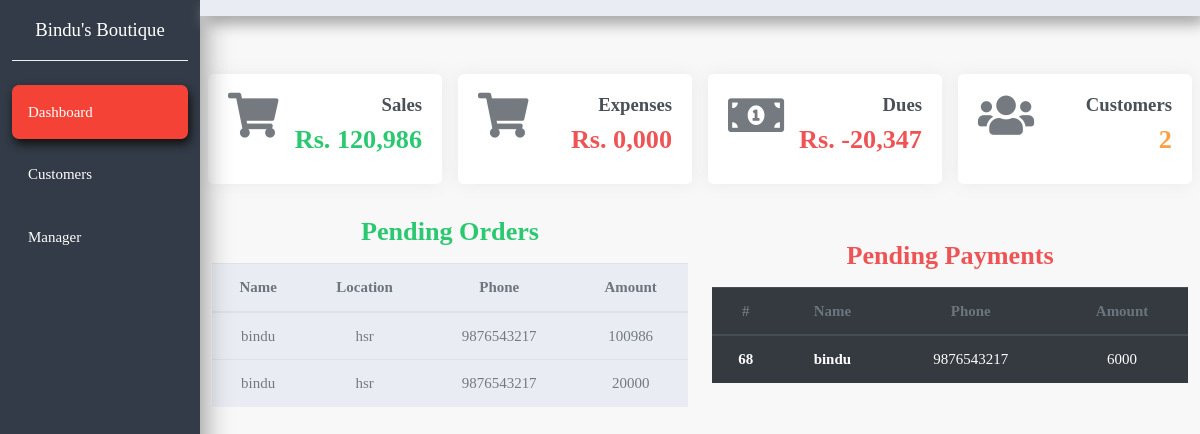
The app's page /, older data.
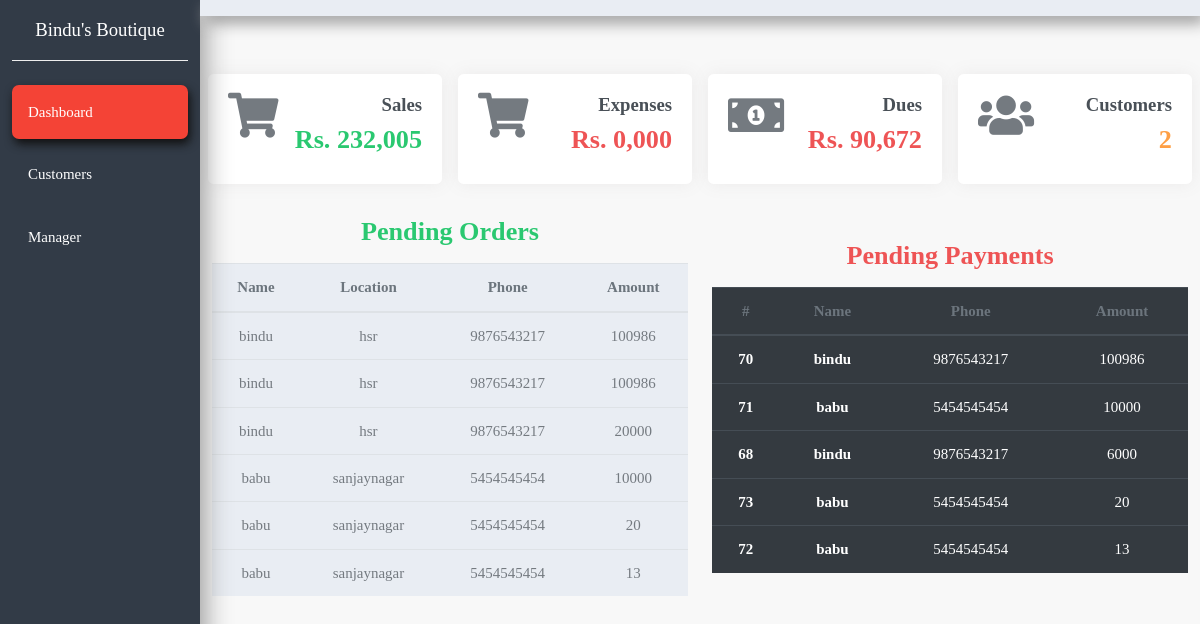
The same page, newer data.
### crm/models.py (models this page shows, shortened)
class Order(models.Model):
    customer = models.ForeignKey(Customer, null= True, on_delete= models.SET_NULL)
    category = models.CharField(max_length=1,default='S',null=True)
    gold_rate = models.DecimalField(max_digits=10,decimal_places=2,null=True,default=0.00)
    cost = models.IntegerField(null=True, blank=True,default=0)
    paid = models.IntegerField(null=True, blank=True,default=0)
    balance = models.IntegerField(null=True, blank=True,default=0)
    qty = models.IntegerField(null=True, blank=True,default=1)
    date_created = models.DateTimeField(auto_now_add=True, null=True)

class Customer(models.Model):
    name = models.CharField(max_length=200, null=True)
    phone = models.CharField(max_length=200, null=True)
    address = models.CharField(max_length=200, null=True)
    date_created = models.DateTimeField(auto_now_add=True, null=True)
    def __str__(self):
        return self.name

### crm/views.py (the view)
# urls.py: 2. Add a URL to urlpatterns:  path('', views.home, name='home')
def home(request):
    orders = Order.objects.all().order_by('-cost')[:10]
    customers = Customer.objects.all()
    sales = Order.objects.all().aggregate(Sum('cost'))['cost__sum']
    balance = Order.objects.all().aggregate(Sum('balance'))['balance__sum']
    users = Customer.objects.all().count()
    visitors = Customer.objects.all().count()
    payments = Order.objects.filter(balance__gt=0).order_by('-balance')[:10]
    context = {'orders': orders, 'customers': customers, 'sales': "{:,.0f}".format(sales) ,
        'balance': "{:,.0f}".format(balance) , 'users': users, 'visitors': visitors,'payments':payments}
    print(context)
    return render(request, 'crm/dashboard.html',context)

### crm/templates/crm/dashboard.html (shortened to what this page needs)
{% extends 'crm/base.html'%}
{% block content %}
  <section style="margin-top: 50px;">
    <div class="container-fluid">
      <div class="row">
        <div class="col-xl-10 col-lg-9 col-md-8 ml-auto">
          <div class="row">
            <div class="col-xl-3 col-sm-6 p-2">
              <div class="card card-common">
                <div class="card-body">
                  <div class="d-flex justify-content-between">
                    <i class="fas fa-shopping-cart fa-3x text-secondary"></i>
                    <div class="text-right text-secondary">
                      <h5>Sales</h5>
                      <h3><span class="text-success">Rs. {{sales}}</span></h3>
                    </div>
                  </div>
                </div>
              </div>
            </div>
            <div class="col-xl-3 col-sm-6 p-2">
              <div class="card card-common">
                <div class="card-body">
                  <div class="d-flex justify-content-between">
                    <i class="fas fa-shopping-cart fa-3x text-secondary"></i>
                    <div class="text-right text-secondary">
                      <h5>Expenses</h5>
                      <h3><span class="text-danger">Rs. 0,000</span></h3>
                    </div>
                  </div>
                </div>
              </div>
            </div>
            <div class="col-xl-3 col-sm-6 p-2">
              <div class="card card-common">
                <div class="card-body">
                  <div class="d-flex justify-content-between">
                    <i class="fas fa-money-bill-alt fa-3x text-secondary"></i>
                    <div class="text-right text-secondary">
                      <h5>Dues</h5>
                      <h3><span class="text-danger">Rs. {{balance}}</span></h3>
                    </div>
                  </div>
                </div>
              </div>
            </div>
            <div class="col-xl-3 col-sm-6 p-2">
              <div class="card card-common">
                <div class="card-body">
                  <div class="d-flex justify-content-between">
                    <i class="fas fa-users fa-3x text-secondary"></i>
                    <div class="text-right text-secondary">
                      <h5>Customers</h5>
                      <h3><span class="text-warning">{{users}}</span></h3>
                    </div>
                  </div>
                </div>
              </div>
            </div>
              </div>
            </div>
          </div>
        </div>
  </section>
  <section>
    <div class="container-fluid">
      <div class="row mb-5">
        <div class="col-xl-10 col-lg-9 col-md-8 ml-auto">
          <div class="row align-items-center">
            <div class="col-xl-6 col-12 mb-4 mb-xl-0">
              <h3 class="text-muted text-center mb-3"><span class="text-success">Pending Orders</span></h3>
              <table class="table table-striped bg-light text-center">
                <thead>
                  <tr class="text-muted">
                    <th>Name</th>
                    <th>Location</th>
                    <th>Phone</th>
                    <th>Amount</th>
                  </tr>
                </thead>
                <tbody>
                  {%  for i in orders %}
                  <tr>
                    <td>{{i.customer}}</td>
                    <td>{{i.customer.address}}</td>
                    <td>{{i.customer.phone}}</td>
                    <td>{{i.cost}}</td>
                  </tr>
                {% endfor %}
                </tbody>
              </table>
            </div>
            <div class="col-xl-6 col-12 mb-4 mb-xl-0">
              <h3 class="text-muted text-center mb-3"><span class="text-danger">Pending Payments</span></h3>
              <table class="table table-dark text-center">
                <thead>
                  <tr class="text-muted">
                    <th>#</th>
                    <th>Name</th>
                    <th>Phone</th>
                    <th>Amount</th>
                  </tr>
                </thead>
                <tbody>
                  {% for p in payments %}
                  <tr>
                    <th>{{p.id}}</th>
                    <th>{{p.customer}}</th>
                    <td>{{p.customer.phone}}</td>
                    <td>{{p.balance}}</td>
                  </tr>
                  {% endfor %}
                </tbody>
              </table>
            </div>
          </div>
        </div>
      </div>
    </div>
  </section>
{% endblock %}

### crm/templates/crm/base.html (shortened to what this page needs)
{% load static %}
<!doctype html>
<html lang="en">
<head>
  <link rel="stylesheet" type="text/css" href="{% static '/css/base.css' %}">
  <link href="{% static '/plugins/datatables/dataTables.bootstrap4.css' %}" rel="stylesheet" type="text/css" />
  <link href="{% static '/plugins/datatables/responsive.bootstrap4.css' %}" rel="stylesheet" type="text/css" />
  <link href="{% static '/plugins/datatables/buttons.bootstrap4.css' %}" rel="stylesheet" type="text/css" />
  <link href="{% static '/plugins/datatables/select.bootstrap4.css' %}" rel="stylesheet" type="text/css" />
  <link href="{% static '/plugins/daterangepicker/daterangepicker.css' %}" rel="stylesheet" type="text/css" />
  <link href="{% static '/plugins/bootstrap-datepicker/bootstrap-datepicker.min.css' %}" rel="stylesheet" type="text/css" />
 <link href="{% static '/css/bootstrap.min.css' %}" rel="stylesheet" type="text/css" />
 <link href="{% static '/css/icons.min.css' %}" rel="stylesheet" type="text/css" />
</head>
<body>
  <nav class="navbar navbar-expand-md navbar-light">
    <div class="collapse navbar-collapse" id="myNavbar">
      <div class="container-fluid">
        <div class="row">
          <div class="col-xl-2 col-lg-3 col-md-4 sidebar fixed-top">
            <a href="/" class="navbar-brand text-white d-block mx-auto text-center py-3 mb-4 bottom-border">
              Bindu's Boutique</a>
            <ul class="navbar-nav flex-column mt-4">
              <li class="nav-item"><a href="{% url 'dashboard' %}" class="nav-link text-white p-3 mb-2 current">Dashboard</a></li>
              <li class="nav-item"><a href="{% url 'customers' %}" class="nav-link text-white p-3 mb-2 sidebar-link">Customers</a></li>
              <li class="nav-item"><a href="{% url 'manager' %}" target="_blank" class="nav-link text-white p-3 mb-2 sidebar-link">Manager</a></li>
            </ul>
          </div>
          <div class="col-xl-10 col-lg-9 col-md-8 ml-auto bg-light fixed-top py-2 top-navbar">
          </div>
        </div>
      </div>
    </div>
  </nav>
  {% block content %}{% endblock %}
</body>
</html>

### static/css/base.css (style rules this page uses)
body { font-family: 'Montserrat', sans-serif; background-color: #eee; }
.sidebar { height: 100vh; background-color: #323b47; background-position: center; background-repeat: no-repeat; background-size: cover; box-shadow: 5px 7px 25px #999; }
.bottom-border { border-bottom: 1px groove #eee; }
.sidebar-link { transition: all .4s; }
.current { background-color: #f44336; border-radius: 7px; box-shadow: 2px 5px 10px #111; transition: all .3s; }
.top-navbar { box-shadow: 5px 7px 15px #999; }
.card-common { box-shadow: 1px 2px 5px #999; transition: all .4s; }

Row changes from the older to the newer data that the page shows:
added Order: customer "bindu", customer.address "hsr", customer.phone "9876543217", cost "100986", id "70", balance "100986"
added Order: customer "babu", customer.address "sanjaynagar", customer.phone "5454545454", cost "10000", id "71", balance "10000"
added Order: customer "babu", customer.address "sanjaynagar", customer.phone "5454545454", cost "20", id "73", balance "20"
added Order: customer "babu", customer.address "sanjaynagar", customer.phone "5454545454", cost "13", id "72", balance "13"
Text that changed along with them:
{{ sales }}: "120,986" → "232,005"
{{ balance }}: "-20,347" → "90,672"
